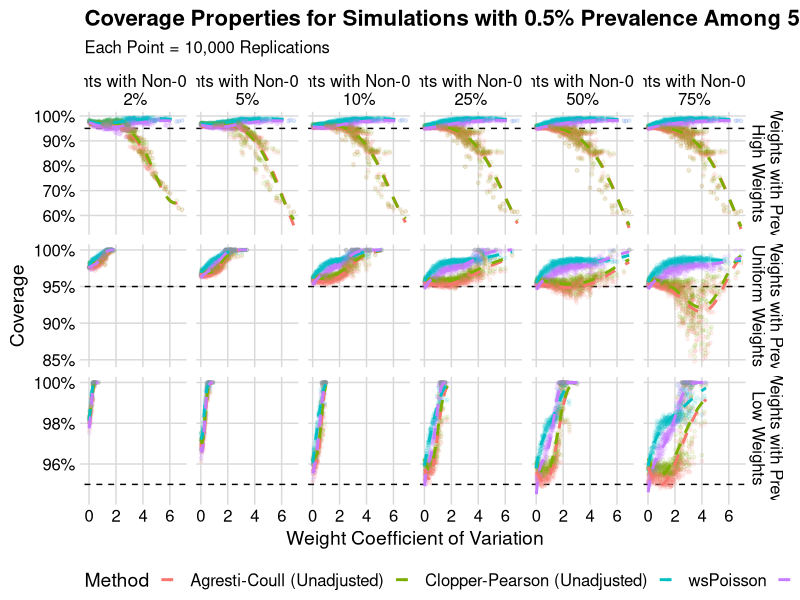

The R source for this figure: (Note: this script raises an error after producing the figure.)
library(tidyverse)
library(scales)
library(glue)
library(cowplot)
library(fs)

ed1 <- read_csv("code/simulations/confidence_interval_perfect_assay/experimental_design.csv")
ed2 <- read_csv("code/simulations/confidence_interval_perfect_assay/005_prev_experimental_design.csv")
sum1 <- read_csv("code/simulations/confidence_interval_perfect_assay/combined_fixed_weights_many_summary.csv")
sum2 <- read_csv("code/simulations/confidence_interval_perfect_assay/combined_fixed_weights_many_summary_005.csv")

results_summary <-
  left_join(sum1, ed1) %>%
  mutate(group_distribution = case_when( # Error because I labeled things wrong when setting up ex design
    group_distribution == "low" ~ "high",
    group_distribution == "high" ~ "low",
    group_distribution == "uniform" ~ "uniform"
  )) %>%
  bind_rows(left_join(sum2, ed2) %>%
              mutate(design = design + max(ed1$design))) %>%
  pivot_longer(cols = c(lower_error_freq, upper_error_freq, coverage)) %>%
  mutate(name = fct_recode(name,
                           "Lower Error Frequency" = "lower_error_freq",
                           "Upper Error Frequency" = "upper_error_freq",
                           "Coverage" = "coverage"),
         method = fct_recode(method,
                             "Agresti-Coull (Unadjusted)" = "AC",
                             "Agresti-Coull (Adjusted)" = "AC_adjusted",
                             "Clopper-Pearson (Unadjusted)" = "CP",
                             "Clopper-Pearson (Adjusted)" = "CP_adjusted",
                             "wsPoisson" = "wspoissonTest",
                             "wsPoisson with mid-p" = "wspoissonTest_midp"),
         group_distribution = group_distribution %>%
           fct_relevel("high", "uniform", "low") %>%
           fct_relabel(str_to_title))

rm(ed1, ed2, sum1, sum2)


generate_plot <- function(name_to_plot, n_groups_to_plot, prev_to_plot){
  group_size <- if_else(n_groups_to_plot == 8000, 1, 200)

  generated_plot <-
    results_summary %>%
    filter(n_groups == n_groups_to_plot,
           name == name_to_plot,
           prev == prev_to_plot) %>%
    mutate(
      tests = 10000,
      successes = as.integer(value * tests),
      failures = tests - successes) %>%
    ggplot(aes(x = coef_var,
               y = successes / tests,
               color = method,
               group = method,
               # linetype = method,
               successes = successes,
               failures = failures)) +
    facet_grid(group_distribution ~ prop_groups_with_prev,
               scales = "free_y",
               labeller = labeller(
                 prop_groups_with_prev = function(x) x %>% as.numeric() %>% percent(accuracy = 1) %>% str_c("Weights with Non-0 Prev.\n", .),
                 group_distribution = function(x) str_c("Weights with Prev.\n", x, " Weights"))) +
    geom_hline(yintercept = case_when(name_to_plot == "Coverage" ~ 0.95,
                                      name_to_plot == "Upper Error Frequency" ~ 0.025,
                                      name_to_plot == "Lower Error Frequency" ~ 0.025),
               linetype = "dashed") +
    geom_point(size = 1, alpha = 0.1) +
    geom_smooth(
      method="glm",
      method.args=list(family="binomial"),
      formula = cbind(successes, failures) ~ splines::bs(x),
      se = F,
      alpha = 0.5, linetype = "dashed"
    ) +
    cowplot::theme_minimal_grid() +
    scale_x_continuous(name = "Weight Coefficient of Variation") +
    scale_y_continuous(name = name_to_plot, label = ~percent(., accuracy = 1)) +
    scale_color_discrete(name = "Method") +
    theme(legend.position = "bottom") +
    ggtitle(label = glue("{name_to_plot} Properties for Simulations with {percent(prev_to_plot, accuracy = 0.1)} Prevalence Among {comma(n_groups_to_plot)} Groups of {comma(group_size)}"),
            subtitle = "Each Point = 10,000 Replications")
  generated_plot
  }

generate_plot_2 <- function(name_to_plot, n_groups_to_plot, prev_to_plot){
  group_size <- if_else(n_groups_to_plot == 8000, 1, 200)

  generated_plot <-
    results_summary %>%
    filter(n_groups == n_groups_to_plot,
           name == name_to_plot,
           prev == prev_to_plot,
           method != "wsPoisson with mid-p",
           prop_groups_with_prev %in% c(0.05, 0.25, 0.75)) %>%
    mutate(
      tests = 10000,
      successes = as.integer(value * tests),
      failures = tests - successes) %>%
    ggplot(aes(x = coef_var,
               y = successes / tests,
               color = method,
               group = method,
               # linetype = method,
               successes = successes,
               failures = failures)) +
    facet_grid(group_distribution ~ prop_groups_with_prev,
               scales = "free_y",
               labeller = labeller(
                 prop_groups_with_prev = function(x) str_c("Groups with Non-0 Prev.\n", scales::comma(as.numeric(x) * n_groups_to_plot)),
                 group_distribution = function(x) str_c("Groups with Prev.\n", x, " Weights"))) +
    geom_hline(yintercept = case_when(name_to_plot == "Coverage" ~ 0.95,
                                      name_to_plot == "Upper Error Frequency" ~ 0.025,
                                      name_to_plot == "Lower Error Frequency" ~ 0.025),
               linetype = "dashed") +
    geom_point(size = 1, alpha = 0.25) +
    geom_smooth(
      method="glm",
      method.args=list(family="binomial"),
      formula = cbind(successes, failures) ~ splines::bs(x),
      se = F,
      alpha = 0.1, linetype = "dashed"
    ) +
    cowplot::theme_minimal_grid() +
    scale_x_continuous(name = "Weight Coefficient of Variation", labels = scales::percent) +
    scale_y_continuous(name = name_to_plot, label = ~percent(., accuracy = 1)) +
    scale_color_discrete(name = "Method") +
    theme(legend.position = "bottom") +
    ggtitle(label = glue("{name_to_plot} Properties for Simulations with {percent(prev_to_plot, accuracy = 0.1)} Prevalence Among {comma(n_groups_to_plot)} Groups of {comma(group_size)}"),
            subtitle = "Each Point = 10,000 Replications")
  generated_plot
}

generate_plot(name_to_plot = "Coverage", n_groups_to_plot = 50, prev_to_plot = 0.005)

results_summary %>%
  select(n_groups, name, prev) %>%
  distinct() %>%
  mutate(plot = pmap(
    list(name, n_groups, prev),
    ~generate_plot(name_to_plot = ..1,
                   n_groups_to_plot = ..2,
                   prev_to_plot = ..3))) %>%
  mutate(file_name = path("figures", str_c(str_replace_all(str_to_lower(name), "\\s", "_"), n_groups, str_replace_all(prev, "\\.", "_"), "full", sep = "_"), ext = "pdf")) %>%
  with(walk2(file_name, plot, ~save_plot(filename = .x, plot = .y, ncol = 5, nrow = 3, base_asp = (11 / 5) / (8.5 / 3), base_height = 4)))


results_summary %>%
  select(n_groups, name, prev) %>%
  distinct() %>%
  mutate(plot = pmap(
    list(name, n_groups, prev),
    ~generate_plot_2(name_to_plot = ..1,
                   n_groups_to_plot = ..2,
                   prev_to_plot = ..3))) %>%
  mutate(file_name = path("figures", str_c(str_replace_all(str_to_lower(name), "\\s", "_"), n_groups, str_replace_all(prev, "\\.", "_"), "reduced", sep = "_"), ext = "pdf")) %>%
  with(walk2(file_name, plot, ~save_plot(filename = .x, plot = .y, ncol = 3, nrow = 2, base_width = 3.5)))
